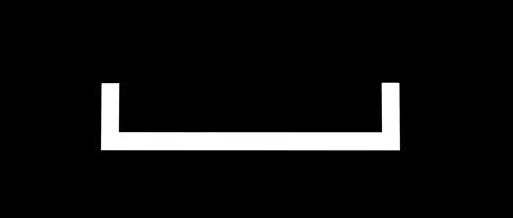
#> input picture fotos/arrow.jpg, 513 x 218 px, found by its file name
$ jupyter execute clase6.ipynb   (shell and % lines are left out)
#> lines starting #> are read from the running program, lines starting #| are printed output that depends on the picture
[cell 1]
import numpy as np
import cv2 as cv
import matplotlib.pyplot as plt

PATH = '/Users/carlosalvarado/Desktop/ComputerVision/fotos/'

[cell 2]
im = cv.imread(PATH+'arrow.jpg', cv.IMREAD_GRAYSCALE)
#> im is the input picture: shape (218, 513); min 0, max 255, mean 16.3
#im = cv.imread(PATH+'cameraman_face.jpg', cv.IMREAD_GRAYSCALE)

#im = cv.imread(PATH+'leaf.png', cv.IMREAD_GRAYSCALE)
#im = cv.threshold(cv.imread(PATH+'arrow.jpg', cv.IMREAD_GRAYSCALE),100,255,cv.THRESH_BINARY)[1]

fig,ax1 = plt.subplots()
ax1.imshow(im, vmin=0, vmax=255, cmap='gray')
plt.axis('off')
plt.show()

[cell 3]
sobelx = cv.Sobel(im, cv.CV_64F, 1,0, ksize=5)
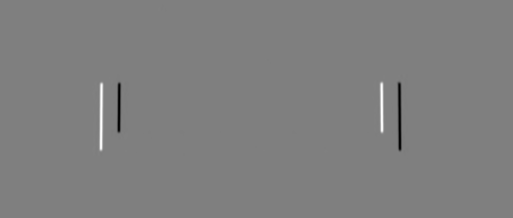
#> sobelx: shape (218, 513) float64; min -12191, max 12211, mean 0; drawn with min black and max white
sobely = cv.Sobel(im, cv.CV_64F, 0,1, ksize=5)
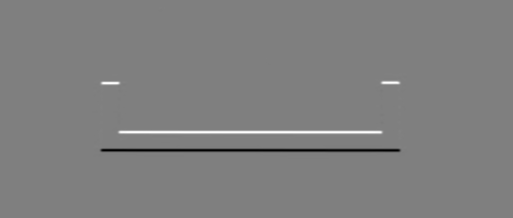
#> sobely: shape (218, 513) float64; min -12194, max 12209, mean 0; drawn with min black and max white

[cell 4]
def cmp_edges(x, y=0, single=False, cut=None, same_axis=False, titles=None):
    """Plot the gradient images x and y images with a corresponding
    sample of a row for x and column for y gradient.

    Args:
        x,y (np.array): Gradient images in the x and y directions

    Returns:
        None
    """
#> called with single = False, same_axis = False
    if single:
        if cut ==None:
            cut = [x.shape[0]//2]

        fig,axes = plt.subplots(2,1,figsize=(10,10))

        axes[0].imshow(x, cmap = 'gray')
        axes[0].hlines(cut[0], 0,x.shape[1], color='b',linestyles ='dashed',lw=1,alpha=0.5)
        axes[0].axis('off')
        if titles != None:
            axes[0].set_title(titles[0])

        axes[1].plot(x[cut[0],:], c='b')
        axes[1].grid(alpha=0.3)
        axes[1].set_title('x[{0},:]'.format(cut[0]))

    else:
        if cut ==None:
            if not same_axis:
                cut = [x.shape[0]//2 , y.shape[1]//2]
#> cut = [109, 256]
            else:
                cut = [x.shape[0]//2 , y.shape[0]//2]

        fig,axes = plt.subplots(2,2,figsize=(10,10))

        axes[0,0].imshow(x, cmap = 'gray')
        axes[0,0].hlines(cut[0],0,x.shape[1], color='b',linestyles ='dashed',lw=1,alpha=0.5)
        axes[0,0].axis('off')

        if titles != None:
            axes[0,0].set_title(titles[0])

        axes[0,1].imshow(y, cmap = 'gray')
        if not same_axis:
            axes[0,1].vlines(cut[1],0,x.shape[0], color='b',linestyles ='dashed',lw=1,alpha=0.5)
        else:
            axes[0,1].hlines(cut[1],0,x.shape[1], color='b',linestyles ='dashed',lw=1,alpha=0.5)
        axes[0,1].axis('off')
        if titles != None:
            axes[0,1].set_title(titles[1])

        axes[1,0].plot(x[cut[0],:], c='b')
        axes[1,0].grid(alpha=0.3)
        axes[1,0].set_title('x[{0},:]'.format(cut[0]))

        axes[1,1].plot(y[:,cut[1]], c='b')
        axes[1,1].grid(alpha=0.3)
        axes[1,1].set_title('y[:,{0}]'.format(cut[1]))

cmp_edges(sobelx,sobely,same_axis=False, titles=['Sobel x','Sobel y'])
#> figure, not shown here; panel 3: curve peaks at x = 381, y = 12180; panel 4: curve peaks at x = 132, y = 12176

[cell 5]
def imgdesc(img):
    print("dtype is ",img.dtype)
#| dtype is  float64
    print("max value is ", img.max())
#| max value is  12211.0
    print("min value is ", img.min())
#| min value is  -12191.0

imgdesc(sobelx)

[cell 6]
def float64_to_uint8(img, centered=False):
#> called with centered = False
    if not centered:
        img = abs(img)

    temp = 255*(img - img.min())/(img.max() - img.min())

    return temp.astype(np.uint8)

[cell 7]
sx = float64_to_uint8(sobelx)
sy = float64_to_uint8(sobely)
#> call 2 of float64_to_uint8, with centered = False
#> in float64_to_uint8 (call 2), `img = abs(img)`:
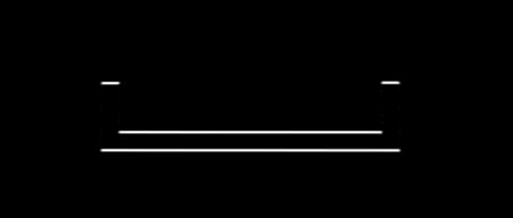
#> img: shape (218, 513) float64; min 0, max 12209, mean 175.9; drawn with min black and max white
cmp_edges(sx, sy)
#> figure, not shown here; panel 3: curve peaks at x = 381, y = 254; panel 4: curve peaks at x = 132, y = 254

[cell 8]
fig,axes = plt.subplots(1,2,figsize=(20,20))
axes[0].imshow(im, cmap = 'gray')
axes[0].axis('off')
axes[0].set_title('Original')
axes[1].imshow(sx+sy, cmap = 'gray')
axes[1].axis('off')
axes[1].set_title('Sobel x + Sobel y')
plt.show()
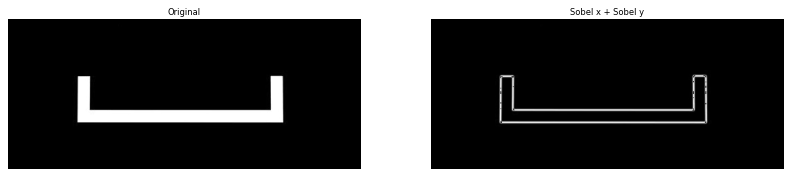
#> figure drawn by matplotlib, 2 panels

[cell 9]
cmp_edges(sx+sy,single=True)
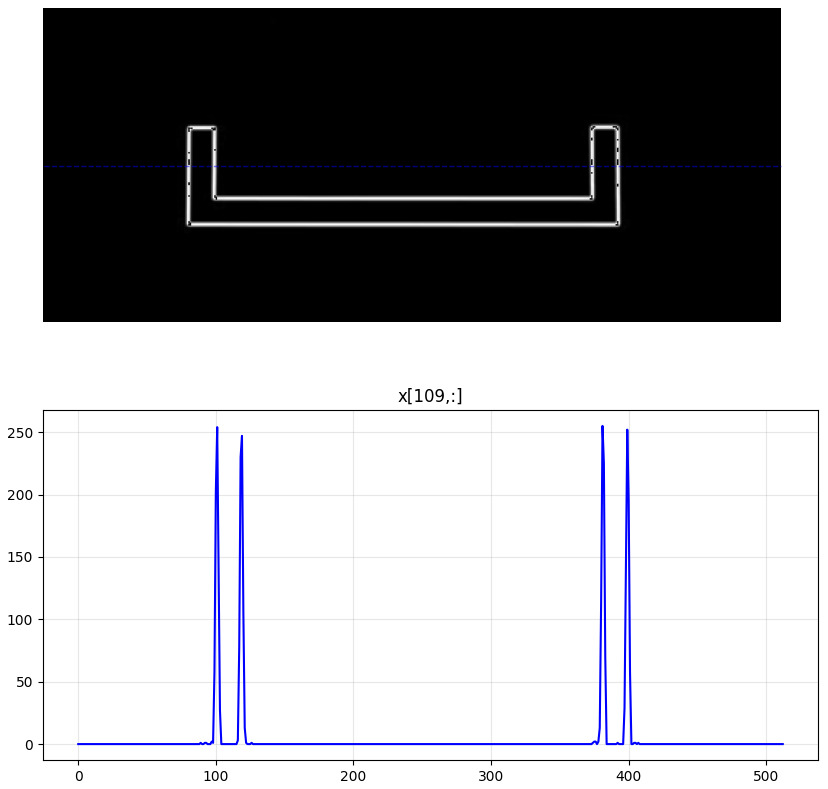
#> figure drawn by matplotlib, 2 panels; panel 2: curve peaks at x = 381, y = 255

[cell 10]
s = sobelx+sobely
fig,axes = plt.subplots(1,2,figsize=(20,20))
axes[0].imshow( sobelx+sobely, cmap = 'gray')
axes[0].axis('off')
axes[0].set_title('float64')
axes[1].imshow(float64_to_uint8(s), cmap = 'gray')
#> call 3 of float64_to_uint8, with centered = False
#> in float64_to_uint8 (call 3), `img = abs(img)`:
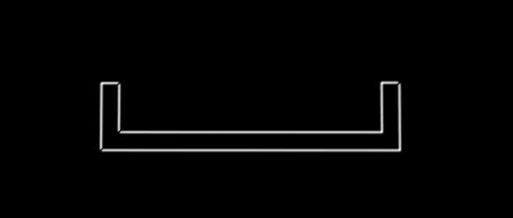
#> img: shape (218, 513) float64; min 0, max 15356, mean 240.8; drawn with min black and max white
axes[1].axis('off')
axes[1].set_title('Abs(uint8)')

[cell 11]
laplacian = cv.Laplacian(im, cv.CV_64F)
scharrx = cv.Scharr(im.astype(np.float64), -1, 1, 0,cv.BORDER_CONSTANT)
scharry = cv.Scharr(im.astype(np.float64), -1, 0, 1,cv.BORDER_CONSTANT)
scharr = scharrx + scharry
cmp_edges(laplacian,scharr,same_axis=True, titles=['Lapplacian','Scharr'])
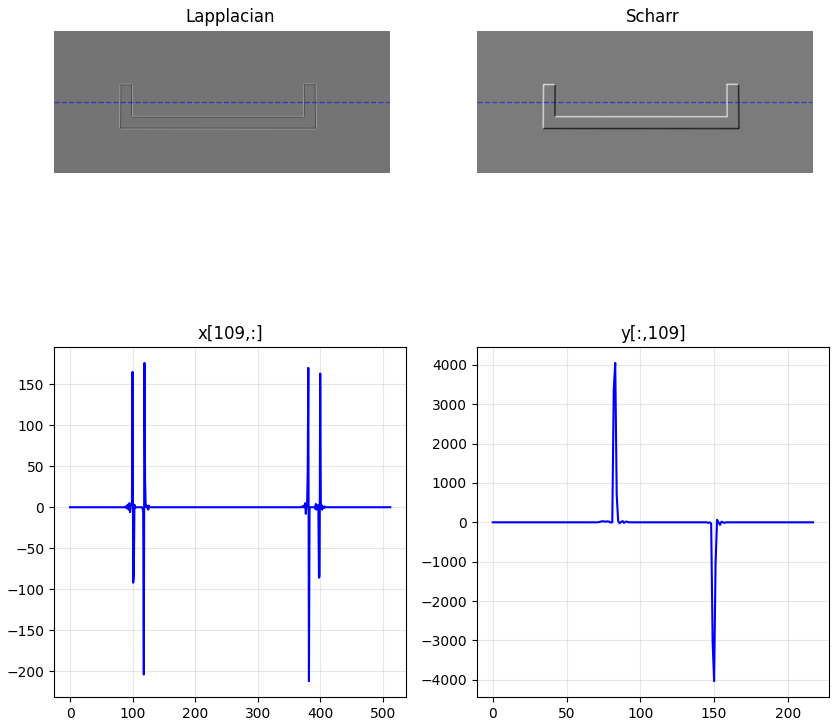
#> figure drawn by matplotlib, 4 panels; panel 3: curve peaks at x = 119, y = 176; panel 4: curve peaks at x = 83, y = 4048

funcion para dada las dos ecuaciones, crear la magnitud del gradiente y el ángulo del mismo

[cell 12]
from numpy import sqrt

[cell 13]
def sobel_mag(sx, sy):
    magnitude = np.sqrt(sx**2 + sy**2)
    return magnitude #imagen, esta en float. usar float64_to_unint

def sober_angle(sx, sy):
    angle = np.arctan2(sy, sx)
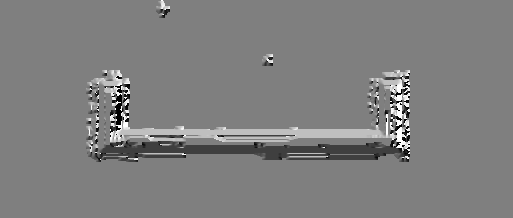
#> angle: shape (218, 513) float64; min -3.14, max 3.14, mean -0.00425; drawn with min black and max white
    return angle #imagen esta en float.

[cell 14]
mag = sobel_mag(sobelx, sobely)
mag_int = float64_to_uint8(mag)
ang = sober_angle(sobelx, sobely)
ang_int = float64_to_uint8(ang)
#> in float64_to_uint8 (call 5), `img = abs(img)`:
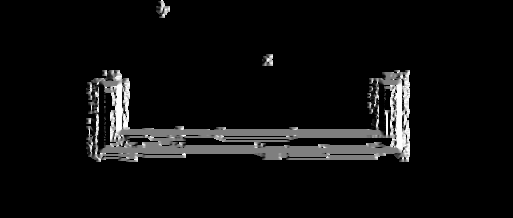
#> img: shape (218, 513) float64; min 0, max 3.14, mean 0.174; drawn with min black and max white


cmp_edges(mag_int, ang_int)
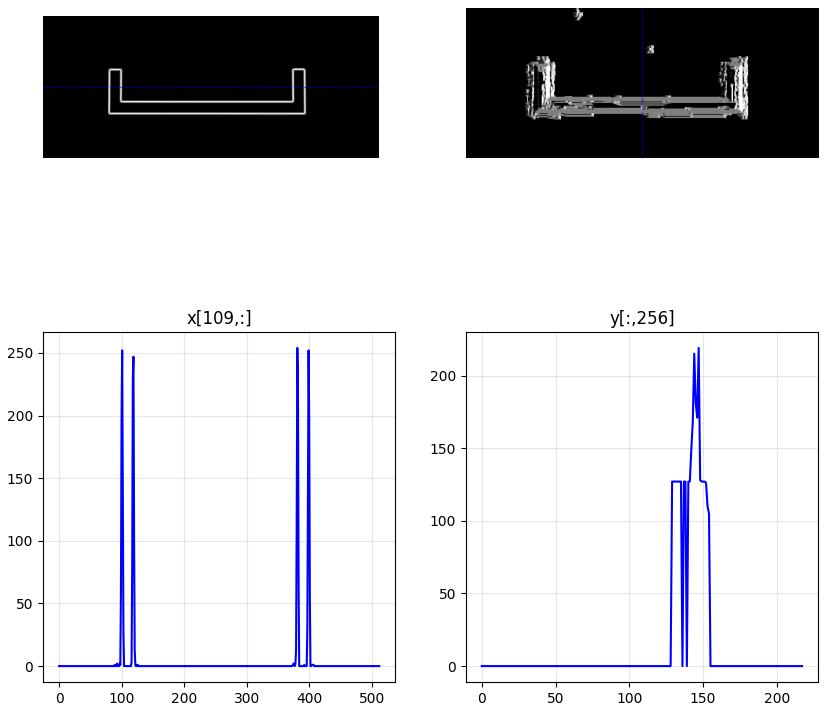
#> figure drawn by matplotlib, 4 panels; panel 3: curve peaks at x = 381, y = 254; panel 4: curve peaks at x = 147, y = 219
